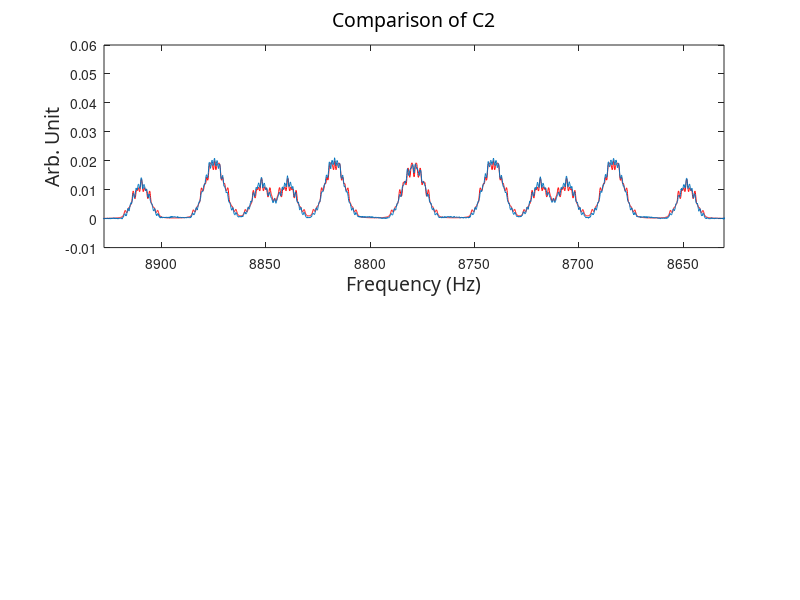

Recreate this plot in MATLAB.
clear

addpath H:\Matlab\Twqubit_Circuit_PPS\simulation\Thermal_Fitting_Figures

load thermal_310ms_qubit2.mat

%%%%%%%%%%%%%%% C2 Para %%%%%%%%%%%%
% load Para_12qubit.mat
% Para(2,4) = 0;
% Para(2,5) = 2.62;
% Para(2,6) = 1.66;
% Para(2,8) = 0;
% Para(2,10) = 3.7716;
% Para(2,9) = 3.7716;
% Para(2,12) = 3.8;
% T2 = 0.31;
%%%%%%%%%%%%%%%%%%%%%%%%%%%%%%%%

%% determine C2 %%%%%%%
load thermal_exp_C_200.mat
Region_C2 = [8925 8895]; % C2 locates in this region
ind_C2 = find(X_exp>Region_C2(2)&X_exp<Region_C2(1));
scale_factor = sum(Y_exp(ind_C2));

integ_Y = 1.002946185655901e+03; %sum(Y) of the simulated spectrum

subplot(2,1,1)

plot(X,Y/integ_Y*1.15/2,'r') %*scale_factor*0.9
hold on
plot(X_exp,Y_exp/scale_factor)

    % plot setting
    set(gca,'Xdir','reverse','Xlim', [min(X+90) max(X-90)]);
    fontsize = 14;
    fontsize_legend = 12;
    
    title_string = ['Comparison of C2'];
    title({title_string},'FontWeight','normal','FontSize',fontsize,...
   'FontName','Calibri',...
   'FontAngle','normal');

    xlabel({'Frequency (Hz)'},'FontWeight','normal','FontSize',fontsize,...
    'FontName','Calibri');

     ylabel({'Arb. Unit'},'FontWeight','normal','FontSize',fontsize,...
    'FontName','Calibri');

 figure_name=strcat('twqubit_C2-',date);
 saveas(gca, figure_name, 'fig');


